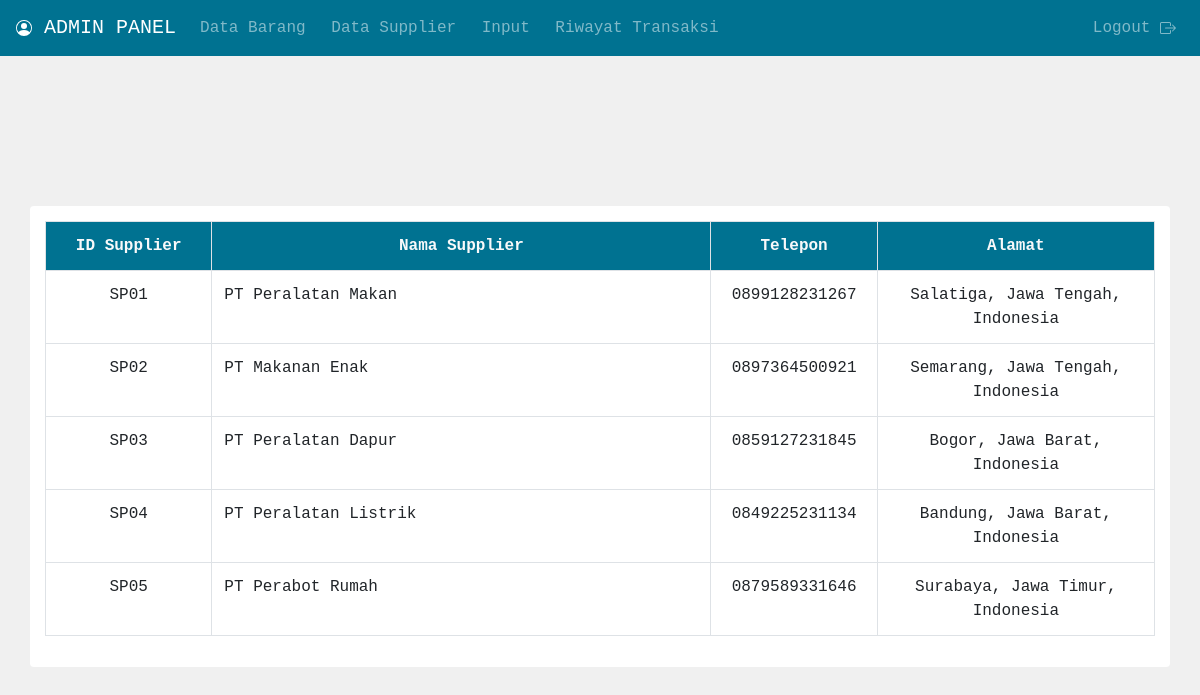
Screenshot of /data_supp.php (signed in) with the database file from the repository.
### tables this page shows
CREATE TABLE `tbl_supplier` (
  `ID_Supplier` varchar(4) NOT NULL,
  `Nama_Supplier` varchar(20) NOT NULL,
  `Telp` char(13) NOT NULL,
  `Alamat` varchar(100) NOT NULL
);

### func.php (called while the page is built, shortened)
<?php
    require_once "Config.php";
    function select_supp($supp=""){
        global $con;
        $hasil = array();
        if($supp != "") $sql = "SELECT * FROM tbl_supplier WHERE ID_Supplier = :supp";
        else $sql = "SELECT * from tbl_supplier";
        try{
            $stmt = $con->prepare($sql);
            if($stmt->execute()){
                $stmt->setFetchMode(PDO::FETCH_ASSOC);
                $rs = $stmt->fetchAll();
                if($rs != null){
                    $i = 0;
                    foreach($rs as $val){
                        $hasil[$i]['id_supplier'] = $val['ID_Supplier'];
                        $hasil[$i]['nama_supplier'] = $val['Nama_Supplier'];
                        $hasil[$i]['telp'] = $val['Telp'];
                        $hasil[$i]['alamat'] = $val['Alamat'];
                        $i++;
                    }
                }
            }
        }catch(Exception $e){
            echo 'Error select_data : '.$e->getMessage();
        }
        return $hasil;
    }
?>

### data_supp.php (the view, shortened to what this page needs)
<!DOCTYPE html>
<html lang="en">
<head>
	<link rel="stylesheet" href="templates/bootstrap.min.css">
</head>
<body style="background-color: #f0f0f0;">
<nav class="navbar navbar-expand-sm navbar-dark text-monospace" style="background-color: #007291;">
		<a class="navbar-brand" href="index.php">
			ADMIN PANEL
		</a>
		<div class="collapse navbar-collapse" id="collapsibleNavbar">
			<ul class="navbar-nav">
				<li class="nav-item">
					<a class="nav-link" href="data_barang.php">Data Barang</a>
				</li>
				<li class="nav-item">
					<a class="nav-link" href="data_supp.php">Data Supplier</a>
				</li>
				<li class="nav-item">
					<a class="nav-link" href="input_barang.php">Input</a>
				</li>
				<li class="nav-item">
					<a class="nav-link" href="riwayat_beli.php">Riwayat Transaksi</a>
				</li>
			</ul>
			<ul class="navbar-nav ml-auto">
				<li class="nav-item">
					<a class="nav-link" href="logout.php">Logout
					</a>
				</li>
			</ul>
		</div>
	</nav>
	<div class="container rounded" style="margin-top:150px; background-color: #ffffff; padding-top:15px; padding-bottom: 15px;">
	<?php
		require_once "func.php";
		if (!isset($_SESSION['user'])) {
			header("Location: login.php");
		} else {
            $data_supp_table = '';
			$data_supp = select_supp();
			foreach ($data_supp as $key => $val) {
				$data_supp_table .= '
					<tr>
						<td><center>'.$val['id_supplier'].'</center></td>
						<td>'.$val['nama_supplier'].'</td>
						<td><center>'.$val['telp'].'</center></td>
						<td><center>'.$val['alamat'].'</center></td>
					</tr>
				';
			}
			echo '
				<table class="table table-bordered table-hover text-monospace" id="tabel-sup">
					<tr class="header text-light" style="background-color: #007291;">
						<th width="15%" nowrap><center>ID Supplier</center></th>
						<th nowrap><center>Nama Supplier</center></th>
						<th width="15%" nowrap><center>Telepon</center></th>
						<th width="25%" nowrap><center>Alamat</center></th>
					</tr>
					'.$data_supp_table.'
				</table>
			';
		}
	?>
	</div>
</body>
</html>

### rows the page displays
tbl_supplier: ID_Supplier "SP01", Nama_Supplier "PT Peralatan Makan", Telp "0899128231267", Alamat "Salatiga, Jawa Tengah, Indonesia"
tbl_supplier: ID_Supplier "SP02", Nama_Supplier "PT Makanan Enak", Telp "0897364500921", Alamat "Semarang, Jawa Tengah, Indonesia"
tbl_supplier: ID_Supplier "SP03", Nama_Supplier "PT Peralatan Dapur", Telp "0859127231845", Alamat "Bogor, Jawa Barat, Indonesia"
tbl_supplier: ID_Supplier "SP04", Nama_Supplier "PT Peralatan Listrik", Telp "0849225231134", Alamat "Bandung, Jawa Barat, Indonesia"
tbl_supplier: ID_Supplier "SP05", Nama_Supplier "PT Perabot Rumah", Telp "0879589331646", Alamat "Surabaya, Jawa Timur, Indonesia"
